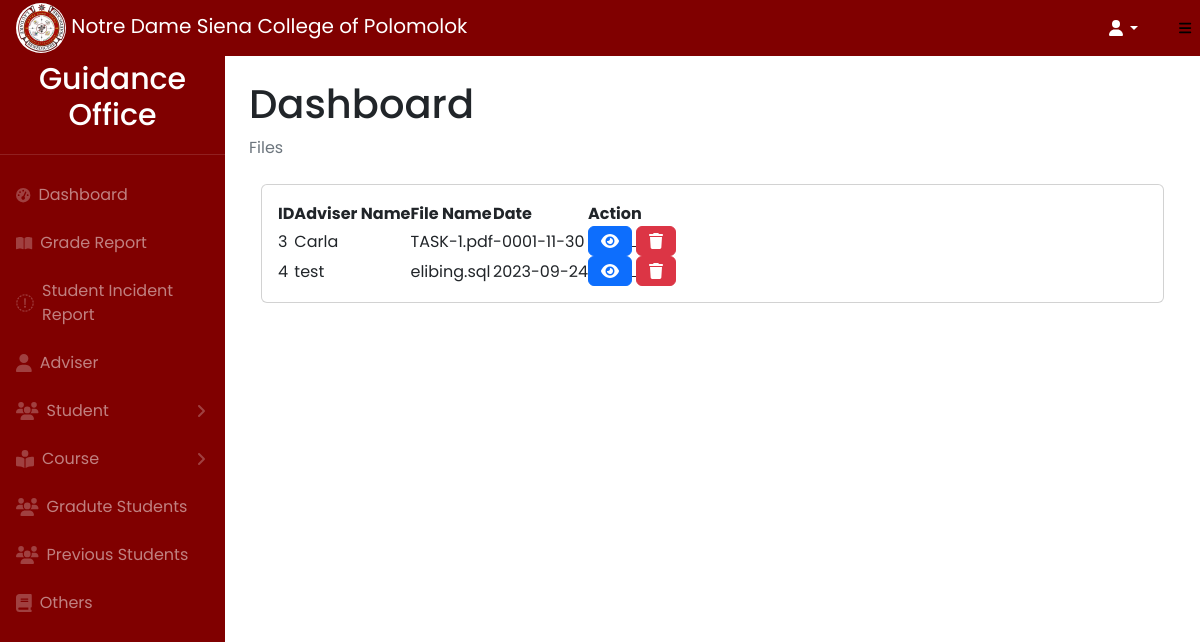
The app's page /admin/file.php with its own data.
### tables this page shows
CREATE TABLE `files` (
  `id` int(11) NOT NULL,
  `adviser_id` int(11) NOT NULL,
  `file_name` varchar(255) NOT NULL,
  `category` varchar(255) NOT NULL,
  `date` datetime NOT NULL DEFAULT current_timestamp()
);

### admin/file.php (the view, shortened to what this page needs)
<?php
   require('assets/component/header.php');
   require('assets/component/topnavbar.php');
   require('assets/component/sidebar.php');
   include('../db-conn/config.php');
?>
<div id="layoutSidenav">
    <div id="layoutSidenav_content">
        <main>
            <div class="container-fluid px-4">
                <h1 class="mt-4">Dashboard</h1>
                <ol class="breadcrumb mb-4">
                    <li class="breadcrumb-item active">Files</li>
                </ol>
                <main>
                    <div class="container-fluid px-6">
                        <div class="card mb-4">
                            <div class="card-body">
                                <table id="datatablesSimple">
                                    <thead>
                                        <tr>
                                            <th>ID</th>
                                            <th>Adviser Name</th>
                                            <th>File Name</th>
                                            <th>Date</th>
                                            <th>Action</th>
                                        </tr>
                                    </thead>
                                    <tbody>
                                        <?php
                                        $sql = "SELECT * FROM files";
                                        $qry = mysqli_query($conn, $sql);
                                        while($row = mysqli_fetch_assoc($qry)){
                                            $file_id = $row['id'];
                                            $file_name = $row['file_name'];
                                            $category = $row['category'];
                                            $date = $row['date'];
                                            $date = date('Y-m-d', strtotime($date));
                                    ?>
                                        <tr>
                                            <td><?php echo $file_id; ?></td>
                                            <td><?php echo $file_name; ?></td>
                                            <td><?php echo $category; ?></td>
                                            <td><?php echo $date; ?></td>
                                            <td>
                                                <a href="../db-conn/view_grade.php?file=<?php echo urlencode('../grade_report/'. $category); ?>&filename=<?php echo urlencode($category); ?>" target="_blank">
                                                <button class="btn btn-primary "><i class="fa-solid fa-eye"></i></button>
                                                </a>
                                                <button class="btn btn-danger"
                                                    onclick="openDelete(<?php echo $file_id; ?>)"><i
                                                        class="fa-solid fa-trash"></i></button>
                                            </td>
                                        </tr>
                                        <?php } ?>
                                    </tbody>
                                </table>
                            </div>
                        </div>
                    </div>
                </main>
            </div>
        </main>
    </div>
</div>

### admin/css/file.css (style rules this page uses)
* { margin: 0; padding: 0; box-sizing: border-box; font-family: "Poppins", sans-serif; }
.card { margin-top: 20px; }

### records on screen
files: id "3", file_name "Carla", category "TASK-1.pdf", date "-0001-11-30"
files: id "4", file_name "test", category "elibing.sql", date "2023-09-24"
